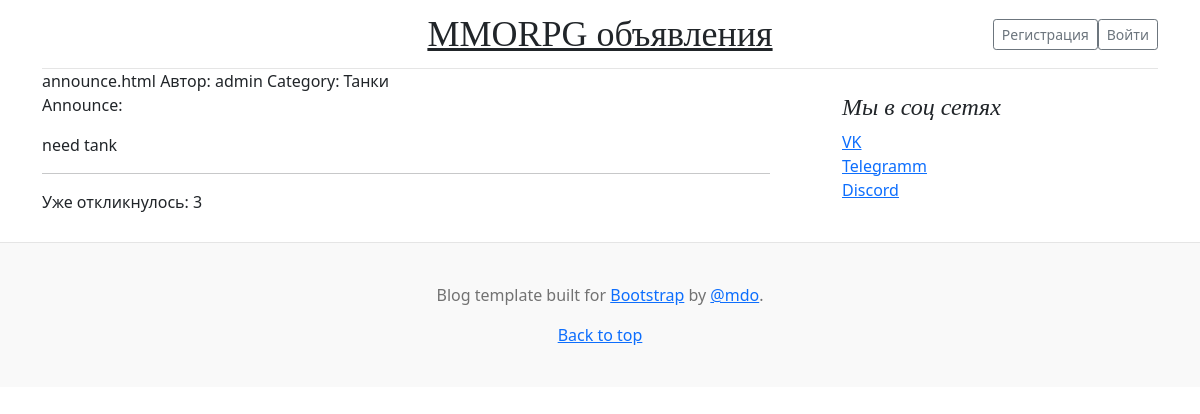
Before: /board/1/ with the older database file.
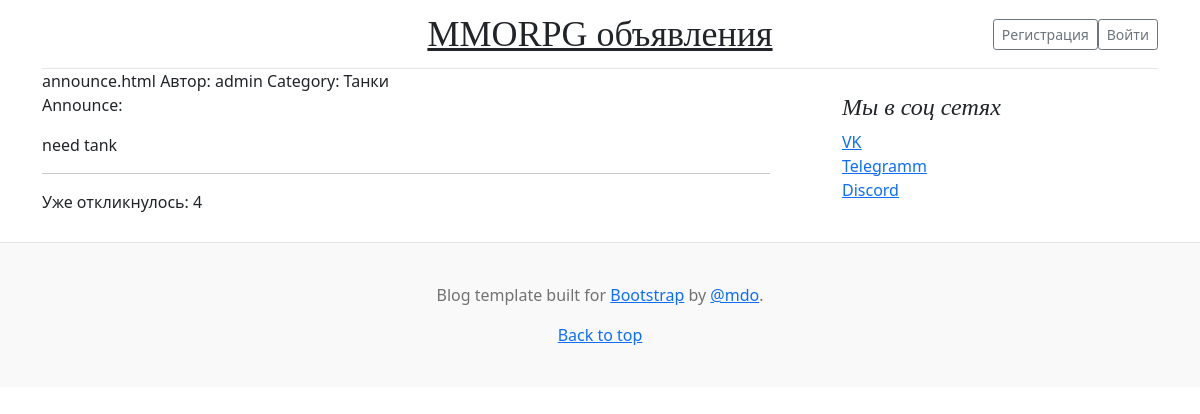
After: the same page with the newer database file.
### Announcement/models.py (models this page shows, shortened)
class Announcement(models.Model):
    CATEGORY = (
        ('Tank', 'Танки'),
        ('Healer', 'Хилы'),
        ('DD', 'ДД'),
        ('Vendor', 'Торговцы'),
        ('GuildMaster', 'Гильдмастеры'),
        ('QuestGiver', 'Квестгиверы'),
        ('Smith', 'Кузнецы'),
        ('Skinner', 'Кожевники'),
        ('Alchemist', 'Зельевары'),
        ('SpellMaster', 'Мастера заклинаний'),
    )
    author = models.ForeignKey(User, related_name='author', on_delete=models.CASCADE)
    category = models.CharField(max_length=16, choices=CATEGORY)
    title = models.CharField(max_length=64)
    text = RichTextUploadingField(null=True, config_name='default')
    published_date = models.DateTimeField(auto_now_add=True, name='date')
    sent_mail = models.BooleanField(default=False)
    opportunity_to_response = models.BooleanField(default=True)

### Announcement/views.py (the view)
# urls.py: path('board/<int:pk>/', DetailAnnouncement.as_view(), name='announce'),
class DetailAnnouncement(DetailView):
    model = Announcement
    template_name = 'detail_announce.html'
    context_object_name = 'announce'
    def get_context_data(self, **kwargs):
        context = super().get_context_data(**kwargs)
        context['sent_response'] = ResponseToAnnounce.objects.all().filter(response_announcement__pk=self.kwargs['pk'],
                                                                           user__id=self.request.user.id).exclude(
            accepted=2)
        context['all_responses'] = ResponseToAnnounce.objects.all().filter(response_announcement__pk=self.kwargs['pk'])
        return context

### Announcement/templatetags/custom_filters.py (called while the page is built)
@register.filter()
def slice_qs(qs, obj):
    return len(qs.filter(response_announcement=obj))

### Announcement/templates/detail_announce.html (shortened to what this page needs)
{% extends 'flatpages/default.html' %}
{% load custom_filters %}
{% block content %}
announce.html
{% autoescape off %}
Автор: {{ announce.author.username }}
Category: {{ announce.get_category_display }}
<p>Announce: {{ announce.text }}
<hr>
{% if announce.opportunity_to_response %}
    Уже откликнулось: {{ all_responses|slice_qs:announce }}<br>
{% endif %}
{% endautoescape %}
{% endblock content %}

Changed rows visible on the page:
changed Announcement "Танки": id "3" → "4"
